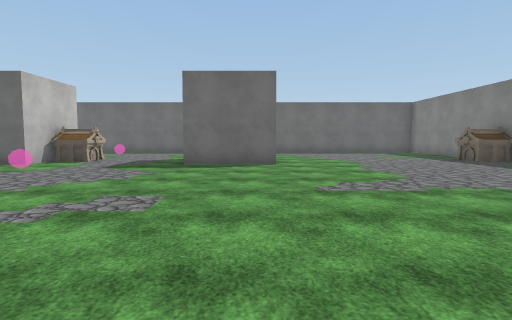
[1] (above)

17 first-person views from a walk through a scene from a Unity 3-D project. The camera is 1.4 m above the floor, tilts 4° down and sees 80° across. The floor is counted in squares, 2 m on a side. Each view is taken from the middle of a square. On the plan, view 1 faces up. The plan holds only what a view shows up to about 10 squares ahead; the rest is blank. The place goes on beyond the plan. The player is left out. Some animated figures are left out. Some surface patterns are stand-ins.

[2]
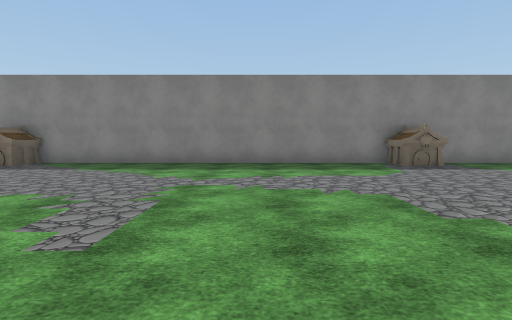

[3]
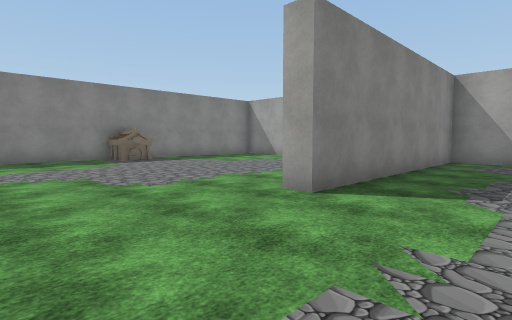

[4]
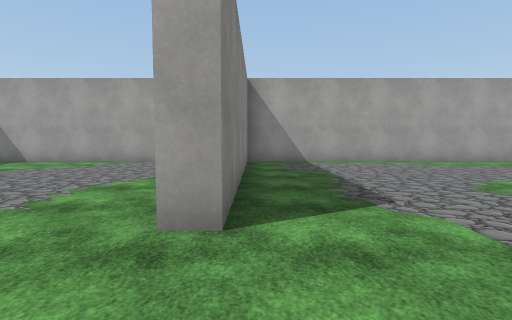

[5]
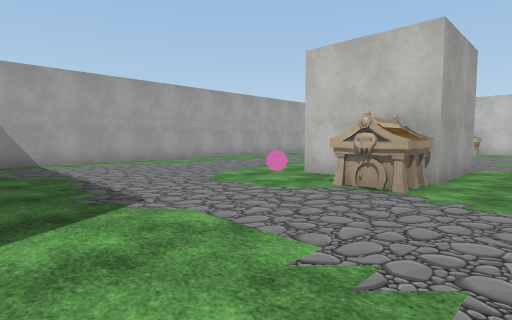

[6]
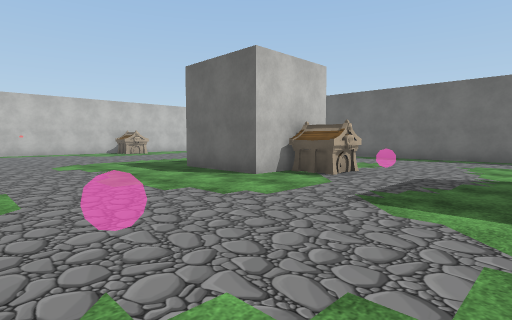

[7]
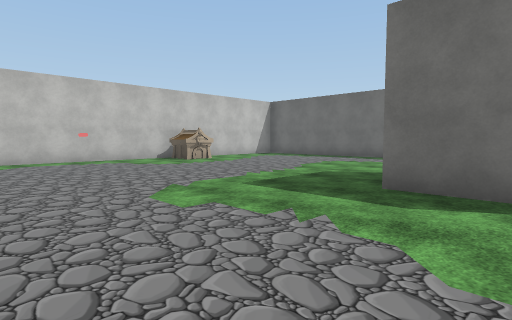

[8]
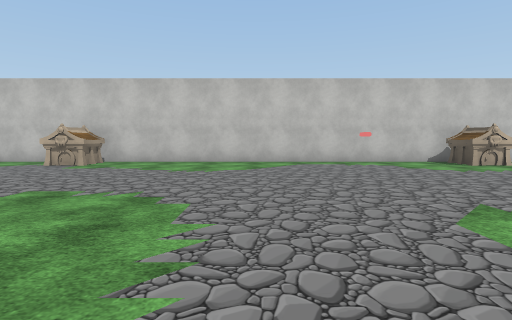

[9]
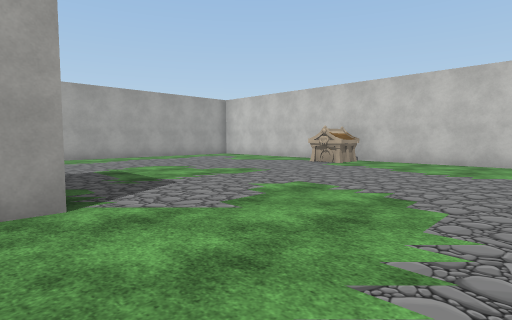

[10]
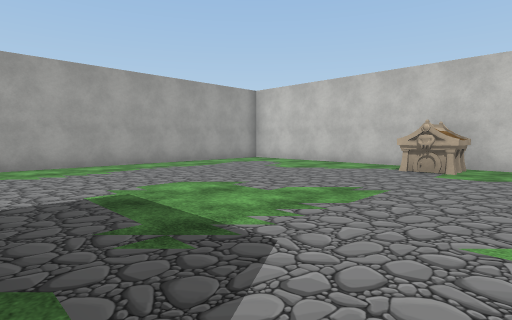

[11]
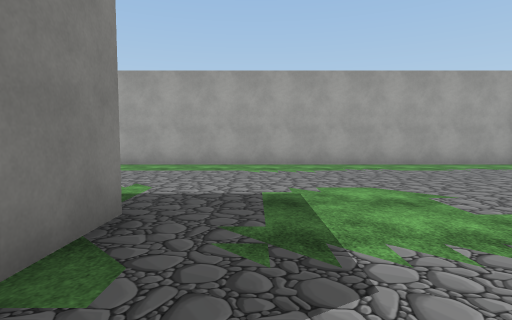

[12]
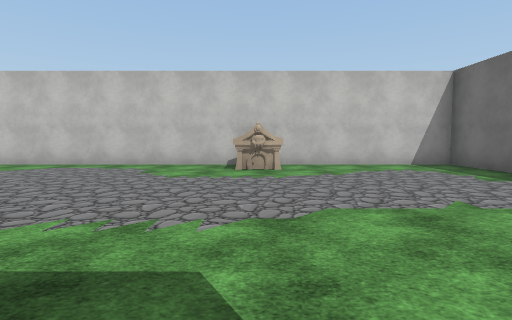

[13]
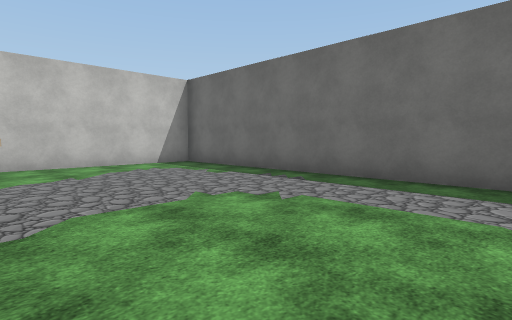

[14]
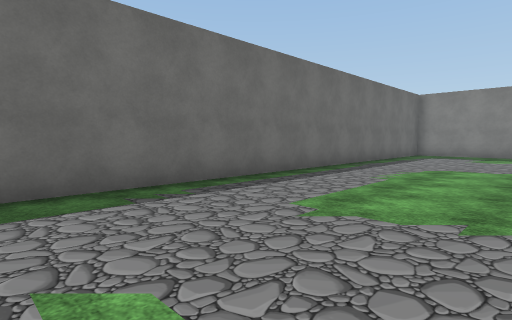

[15]
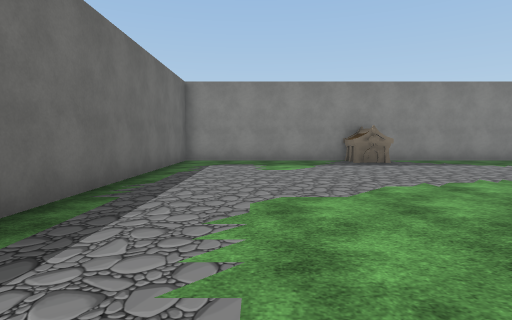

[16]
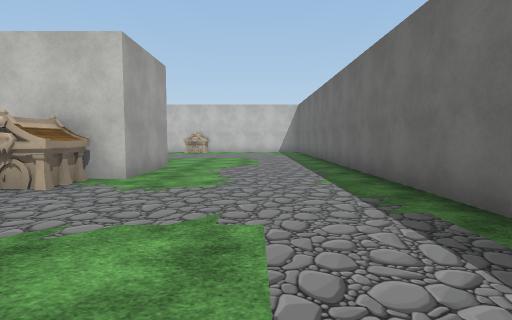

[17]
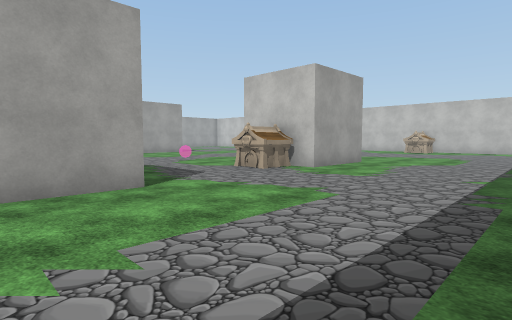

### Floor plan
Points are (right, up) in squares from view 1. A wall is a line through its corners. A room is listed if a view was taken in it or the views show most of it. See-through windows are left out.
Room 1 (views 1, 2, 3, 4, 5, 6, 7, 8, 9, 10, 11, 12, 13, 14, 15, 16, 17)
walls: (-6.1, 0.7) (-5.1, 0.7) (-5.1, -0.5); (-6.2, 0.7) (-6.2, 0.2); (-6.2, -0.9) (-6.2, -1.9); (-8.9, 0.7) (-6, 0.7) (-6, 0.2); (-6.2, 9.6) (-6.2, 8.3) (-8.8, 8.3); (-6.1, 10.2) (-5.1, 10.2) (-5.1, 9.2) (-6.1, 9.2); (-8.8, -1.9) (-8.8, -0.4); (0.6, 8.3) (-2, 8.3); (-2, 10.8) (-0.2, 10.8); (-8.8, 10.8) (-6.2, 10.8) (-6.2, 9.7); (-16, 9.6) (-16.8, 9.6); (-16.7, -0.2) (-16.7, -0.8); (6.6, -0.7) (7.8, -0.7); (-16.9, -0.3) (-15.8, -0.3) (-15.8, -1.5); (-15.8, 10.6) (-15.8, 9.6); (6.6, -1.9) (6.6, -1) (7.4, -1); (2, -7.2) (6.8, -7.2); (7.7, -1.1) (7.7, 9.5); (7.8, 9.2) (6.6, 9.2) (6.6, 10.2) (7.7, 10.2); (7.7, 9.8) (7.7, 15.3) (-17.2, 15.3) (-17.2, -5); (7.7, -4.4) (7.7, -2.1); (-17, -7.2) (-0.7, -7.2) (-0.7, -0.3) (-0.1, -0.3)
low walls: (-16, 10.4) (-16, 9.6)

Positions as (right, up) in squares from view 1, and headings:
1: (0, 0), facing up
2: (-1, 3), facing right
3: (-3, 3), facing down-right
4: (-1, 2), facing down
5: (-1, 2), facing down-left
6: (-2, 4), facing up-left
7: (-7, 4), facing up-left
8: (-8, 4), facing left
9: (-8, 4), facing down-left
10: (-9, 1), facing down-left
11: (-10, 1), facing down
12: (-9, 10), facing left
13: (-9, 10), facing up-left
14: (-6, 11), facing up-right
15: (-2, 13), facing right
16: (-1, 13), facing left
17: (0, 15), facing down-left
